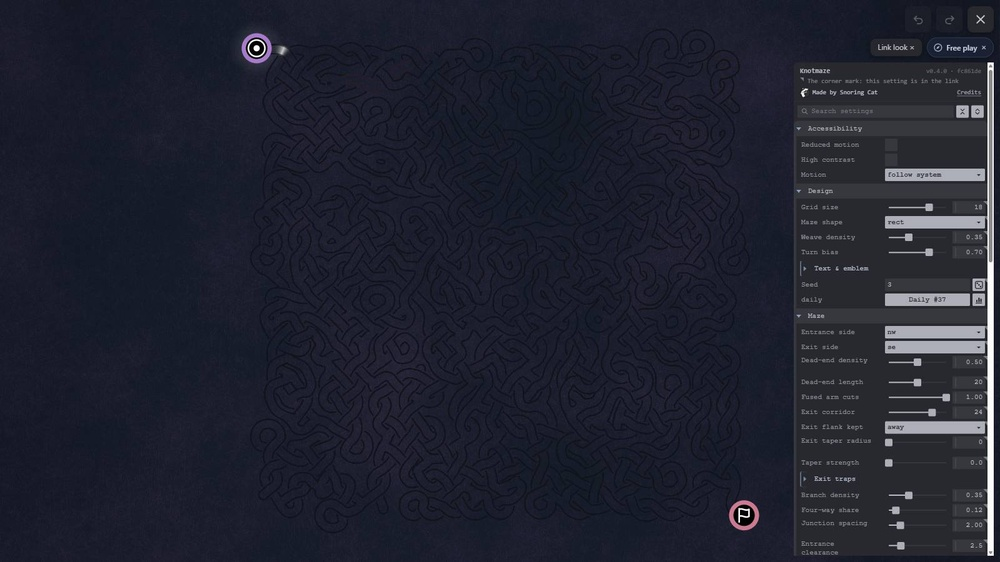
#> input picture .claude/probes/K1444/g2_64.jpg, 1000 x 562 px, shrunk from 1600 x 900 before the run
$ python census.py ../K1444/g2_50.jpg ../K1444/g2_64.jpg out.png
#> lines starting #> are read from the running program, lines starting #| are printed output that depends on the picture; after the words box and inside, x2 and y2 are one past the last pixel; in counts of white or black regions, pixels touching at a corner belong together
# K1551 (Muse batch 27 Run L): a detector of rp=gf's corner fault kinds that reads a frame.
#   python census.py <sites.json> <gf.png> [out.tsv]
# Per site (junction j<n> / fused tail end t<n>s|e from cap.mjs's sites.json) it writes one TSV row:
#   site x y W wedge wedgeF notch notchF sliver sliverF thin thinF bstub bstubF
# where each kind has a NUMBER (its measure, below) and a FLAG (1 = measure at/over THRESH[kind]).
# Kinds follow the eye classes of .claude/probes/K1482/classes_master.txt, grouped as the brief groups
# them: wedge, notch, sliver, thin (dot/tick/dash), bstub (break/stub). Thresholds in THRESH were set
# on the ODD-numbered sites of link A on build 0007c8df and are reported against the EVEN ones in
# calib.py's output (kept beside this file); a kind whose even-site check failed the brief's bar
# (flags under half its kind, or more clean sites than faulted ones) is left out of the census:
# its THRESH is None, its flag is always 0, and the run's handoff says so.
#
# Measures (numpy + PIL only; the frame's own stroke width first):
#   W:      the ink's stroke width from the frame itself: 2 x the median chamfer distance-to-page
#           over ridge px (local maxima of that distance). The plain mode of local thickness is 2 px
#           on any stroke (edge px dominate), so the ridge median is the width a stroke actually has.
#   wedge:  the widest inscribed disc in ink within R of the site, in strokes: 2*maxDT / W.
#           A filled angle between two strokes is locally much thicker than one stroke (~1.5+).
#   thin:   specks.py's residue: ink px a 3x3 opening removes within R (dots, ticks, dashes are
#           thinner than a stroke; a real stroke survives). speck2 within R rides along in the TSV
#           as thin2 for the calibration record.
#   sliver: narrow page channels: page-ridge px (local maxima of distance-to-ink) within 22 px of
#           the site whose distance-to-ink is 0.8..0.45*W - the centreline length of a page strip
#           narrower than a stroke, pinched between two strokes. (First tried: enclosed page holes
#           narrower than a stroke; most labelled slivers are open wedges, not enclosed eyes, and
#           1-px pinholes fire on clean sites too - that measure caught 6/16 even sites at 6 clean.
#           Enclosed-hole px are still recorded as sliverPx.)
#   notch:  a 5x5 closing's added px within R that are NOT enclosed holes: page the closing fills
#           along a stroke's open edge - a bite out of the edge (a wedge's fill is ink already,
#           a sliver's eye is enclosed, so neither is counted here). Also tried: the ridge
#           distance's dip along arms in an 8..24 px annulus (labelled sites read 0). Both miss.
#   bstub:  ink tips within R (ink px with exactly one ink neighbour): a stroke that stops short
#           (break) or a short spur (stub) ends in a tip inside the window; arms leave the window.
import json, sys
import numpy as np
from PIL import Image

THR_INK = 24          # specks.py's stroke cut: border stroke ~20, page >= 26 inside the knot
R = 30                # site window half-size, device px (specks.py uses 28)
THRESH = {"wedge": 1.85, "notch": None, "sliver": 12, "thin": 12, "bstub": None}  # calib.py, odd sites


def chamfer_dt(m):
    """Distance (px, 1 / sqrt(2) chamfer) from every True px to the nearest False px."""
    d = np.where(m, 1e9, 0.0).astype(np.float64)
    H, Wd = d.shape
    S = np.sqrt(2.0)
    for y in range(H):
        row = d[y]
        if y:
            up = d[y - 1]
            row = np.minimum(row, up + 1.0)
            row[1:] = np.minimum(row[1:], up[:-1] + S)
            row[:-1] = np.minimum(row[:-1], up[1:] + S)
        row[1:] = np.minimum(row[1:], row[:-1] + 1.0)
        d[y] = row
    for y in range(H - 1, -1, -1):
        row = d[y]
        if y < H - 1:
            dn = d[y + 1]
            row = np.minimum(row, dn + 1.0)
            row[1:] = np.minimum(row[1:], dn[:-1] + S)
            row[:-1] = np.minimum(row[:-1], dn[1:] + S)
        row[:-1] = np.minimum(row[:-1], row[1:] + 1.0)
        d[y] = row
    return d


def opening(m, k):
    H, Wd = m.shape
    er = np.ones((H - k + 1, Wd - k + 1), bool)
    for dy in range(k):
        for dx in range(k):
            er &= m[dy:H - k + 1 + dy, dx:Wd - k + 1 + dx]
    di = np.zeros_like(m)
    for dy in range(k):
        for dx in range(k):
            di[dy:H - k + 1 + dy, dx:Wd - k + 1 + dx] |= er
    return di


def morph(m, k, fn):
    """Binary dilation (fn=any) / erosion (fn=all) with a k x k square, zero-padded."""
    p = np.pad(m, k // 2)
    out = None
    for dy in range(k):
        for dx in range(k):
            v = p[dy:dy + m.shape[0], dx:dx + m.shape[1]]
            out = v.copy() if out is None else (out | v if fn == "dil" else out & v)
    return out


def holes_in(win_bg):
    """Page px of this window that the window border cannot reach through page (= enclosed)."""
    reach = np.zeros_like(win_bg)
    reach[0, :] = win_bg[0, :]; reach[-1, :] = win_bg[-1, :]
    reach[:, 0] = win_bg[:, 0]; reach[:, -1] = win_bg[:, -1]
    while True:
        grown = reach.copy()
        grown[1:, :] |= reach[:-1, :]; grown[:-1, :] |= reach[1:, :]
        grown[:, 1:] |= reach[:, :-1]; grown[:, :-1] |= reach[:, 1:]
        grown &= win_bg
        if (grown == reach).all():
            return win_bg & ~reach
        reach = grown


def main():
    sites_path, frame_path = sys.argv[1], sys.argv[2]
    out_path = sys.argv[3] if len(sys.argv) > 3 else None
    L = np.asarray(Image.open(frame_path).convert("L")).astype(np.int16)
    M = L <= THR_INK
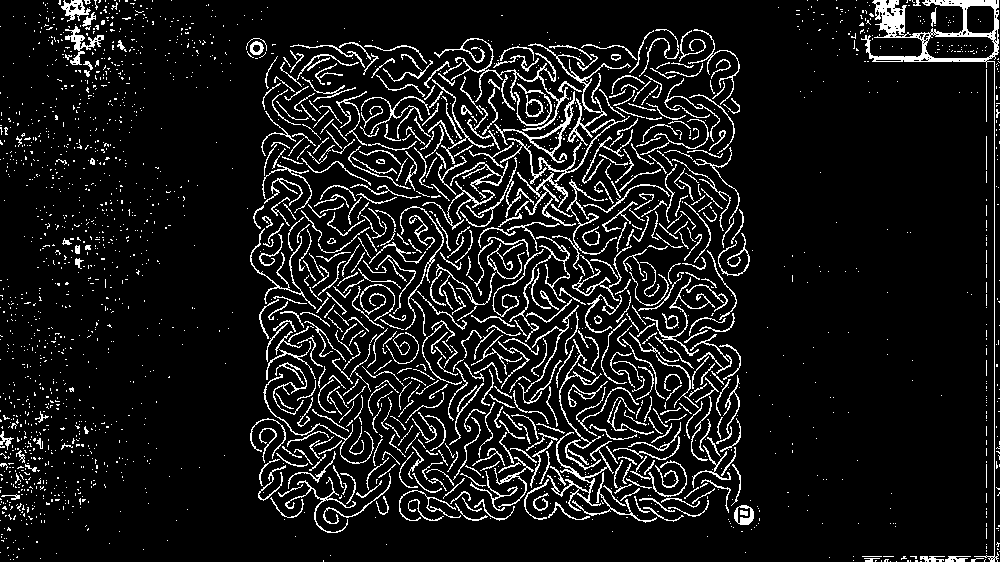
#> M: shape (562, 1000) bool; 9.6% white in thin lines or dots
    dt_ink = chamfer_dt(M)          # at ink px: distance to page; at page px: 0
#> in chamfer_dt, `d = np.where(m, 1e9, 0.0).astype(np.float64)`: d: shape (562, 1000) float64; values 0 (black) and 1e+09 (white), 9.6% white in thin lines or dots
#> after the loop in chamfer_dt, `for y in range(H):`: d: shape (562, 1000) float64; min 0, max 1e+09, mean 457295.5
#> after the loop in chamfer_dt, `for y in range(H - 1, -1, -1):`:
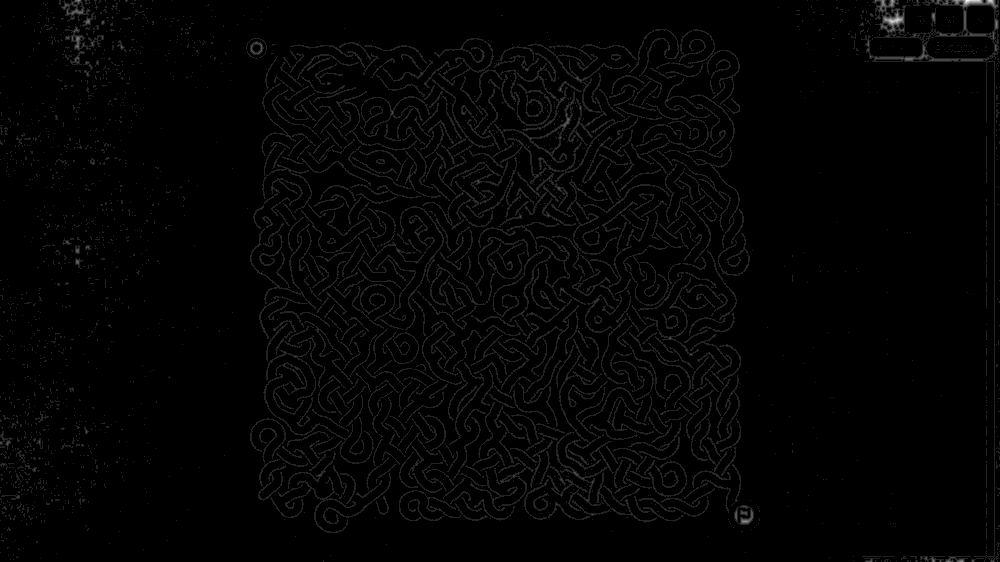
#> d: shape (562, 1000) float64; min 0, max 7.24, mean 0.102; drawn with min black and max white
    dt_bg = chamfer_dt(~M)          # at page px: distance to ink
#> in chamfer_dt (call 2), `d = np.where(m, 1e9, 0.0).astype(np.float64)`: d: shape (562, 1000) float64; values 0 (black) and 1e+09 (white), 90.4% white; black in thin lines or dots
#> in chamfer_dt (call 2), `d = np.where(m, 1e9, 0.0).astype(np.float64)`: m: shape (562, 1000) bool; 90.4% white; black in thin lines or dots
#> after the loop in chamfer_dt (call 2), `for y in range(H - 1, -1, -1):`:
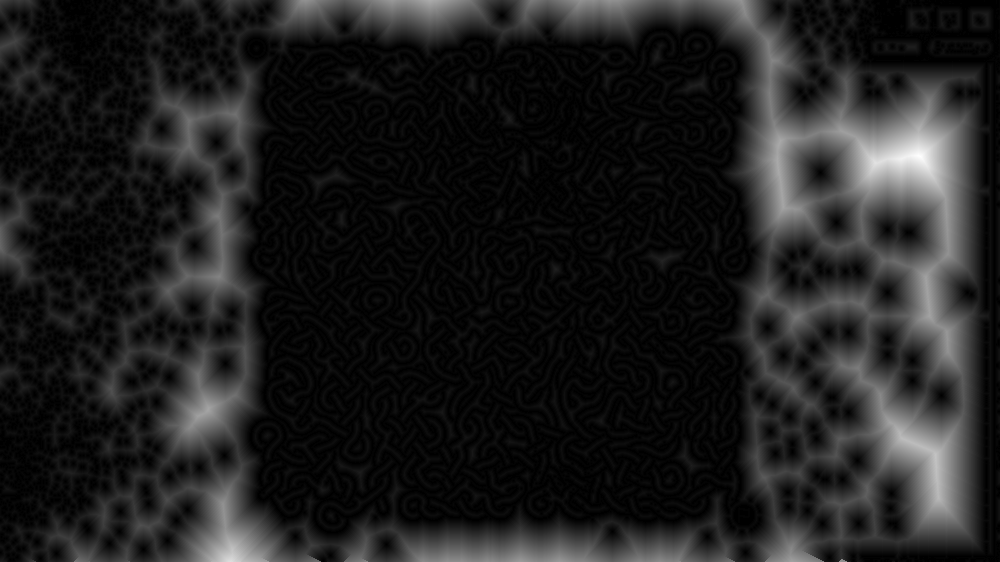
#> d: shape (562, 1000) float64; min 0, max 80.14, mean 9.9; drawn with min black and max white
    mx = np.maximum.reduce([np.roll(np.roll(dt_ink, dy, 0), dx, 1)
                            for dy in (-1, 0, 1) for dx in (-1, 0, 1)])
    ridge = M & (dt_ink >= mx - 1e-9) & (dt_ink > 1.2)
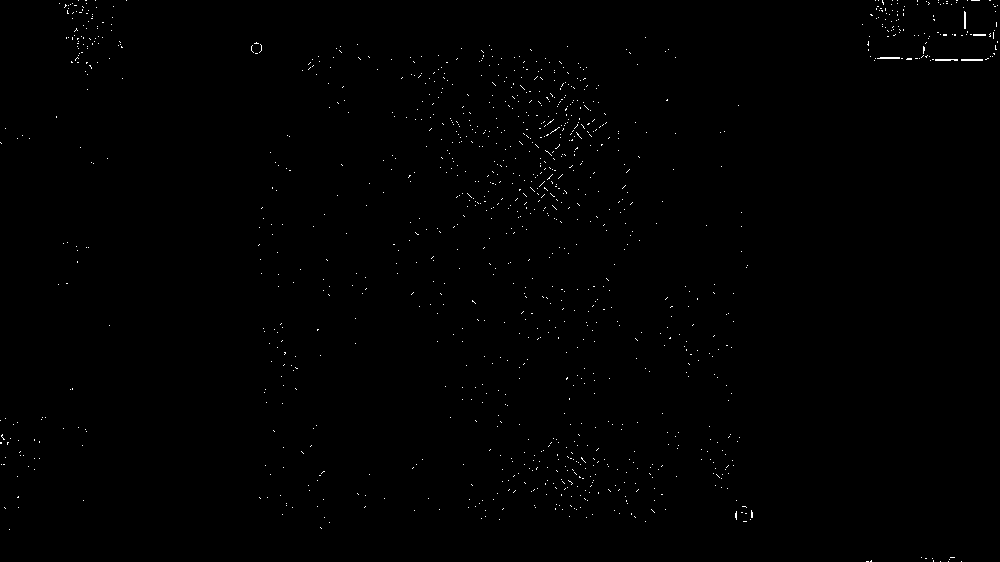
#> ridge: shape (562, 1000) bool; 0.37% white in thin lines or dots
    W = 2.0 * float(np.median(dt_ink[ridge])) if ridge.any() else 6.0
#> W = 2.83
    S2 = M & ~opening(M, 2)
#> after the loop in opening, `for dy in range(k):`: er: shape (561, 999) bool; 1.9% white in thin lines or dots
#> after the loop in opening, `for dy in range(k):`: di: shape (562, 1000) bool; 5.1% white in thin lines or dots
#> S2: shape (562, 1000) bool; 4.5% white in thin lines or dots
    S3 = M & ~opening(M, 3)
#> after the loop in opening (call 2), `for dy in range(k):`: er: shape (560, 998) bool; 0.26% white; 132 white regions (117 under 20 px), largest, box (x1, y1, x2, y2) and area: (882, 8, 903, 31) 215, (951, 0, 997, 7) 171, (874, 44, 927, 60) 129
#> after the loop in opening (call 2), `for dy in range(k):`: di: shape (562, 1000) bool; 0.69% white; 115 white regions (76 under 20 px), largest, box (x1, y1, x2, y2) and area: (876, 0, 905, 33) 602, (951, 0, 999, 9) 301, (874, 44, 929, 62) 281
#> S3: shape (562, 1000) bool; 8.9% white in thin lines or dots
    closed_add = morph(morph(M, 5, "dil"), 5, "ero") & ~M
#> in morph, `p = np.pad(m, k // 2)`: p: shape (566, 1004) bool; 9.5% white in thin lines or dots
#> after the loop in morph, `for dy in range(k):`:
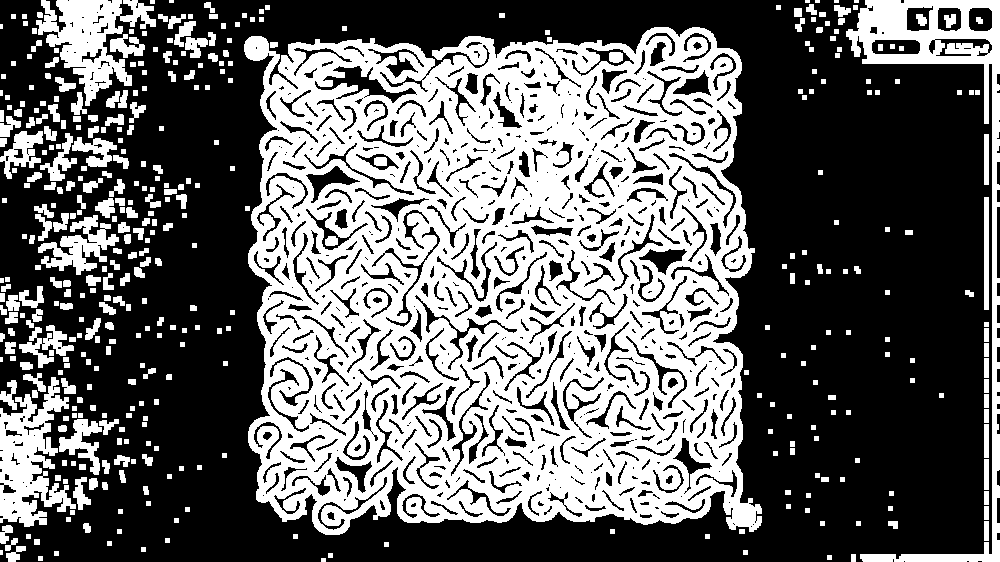
#> out: shape (562, 1000) bool; 41.1% white; 416 white regions (9 under 20 px), largest, box (x1, y1, x2, y2) and area: (244, 27, 762, 535) 181065, (846, 0, 1000, 562) 10977, (0, 377, 76, 527) 5786
#> call 2 of morph, with k = 5, fn = 'ero'
#> in morph (call 2), `p = np.pad(m, k // 2)`: p: shape (566, 1004) bool; 40.7% white; 416 white regions (9 under 20 px), largest, box (x1, y1, x2, y2) and area: (246, 29, 764, 537) 181065, (848, 2, 1002, 564) 10977, (2, 379, 78, 529) 5786
#> after the loop in morph (call 2), `for dy in range(k):`:
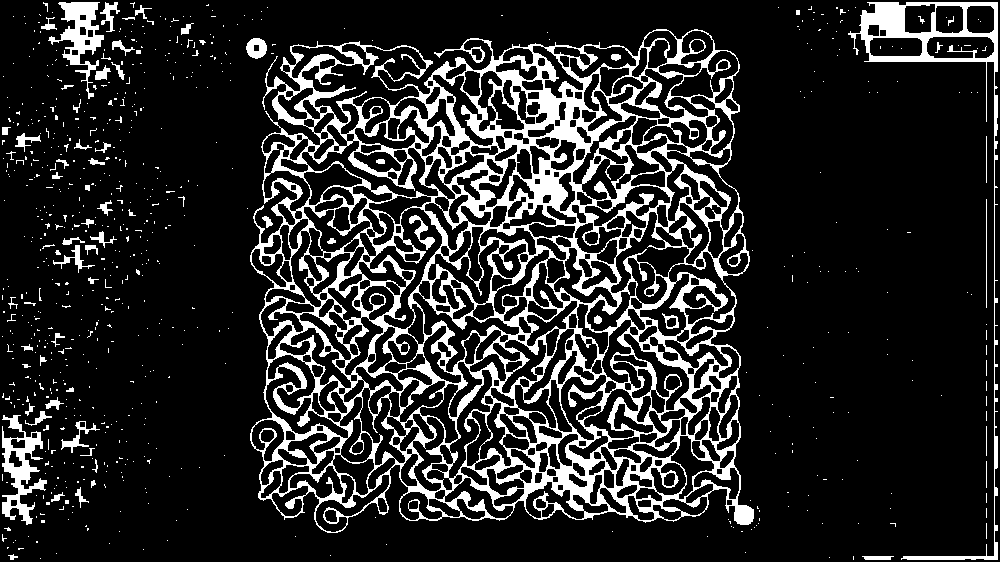
#> out: shape (562, 1000) bool; 15.9% white; 710 white regions (639 under 20 px), largest, box (x1, y1, x2, y2) and area: (250, 29, 754, 533) 73866, (848, 2, 998, 560) 4955, (2, 415, 47, 525) 1951
#> closed_add: shape (562, 1000) bool; 6.4% white in thin lines or dots
    nb = np.zeros_like(M, dtype=np.int16)
    for dy in (-1, 0, 1):
        for dx in (-1, 0, 1):
            if dy or dx:
                nb += np.roll(np.roll(M, dy, 0), dx, 1)
    tips = M & (nb == 1)
#> tips: shape (562, 1000) bool; 0.27% white in thin lines or dots
    bgmx = np.maximum.reduce([np.roll(np.roll(dt_bg, dy, 0), dx, 1)
                              for dy in (-1, 0, 1) for dx in (-1, 0, 1)])
    bgridge = (~M) & (dt_bg >= bgmx - 1e-9)
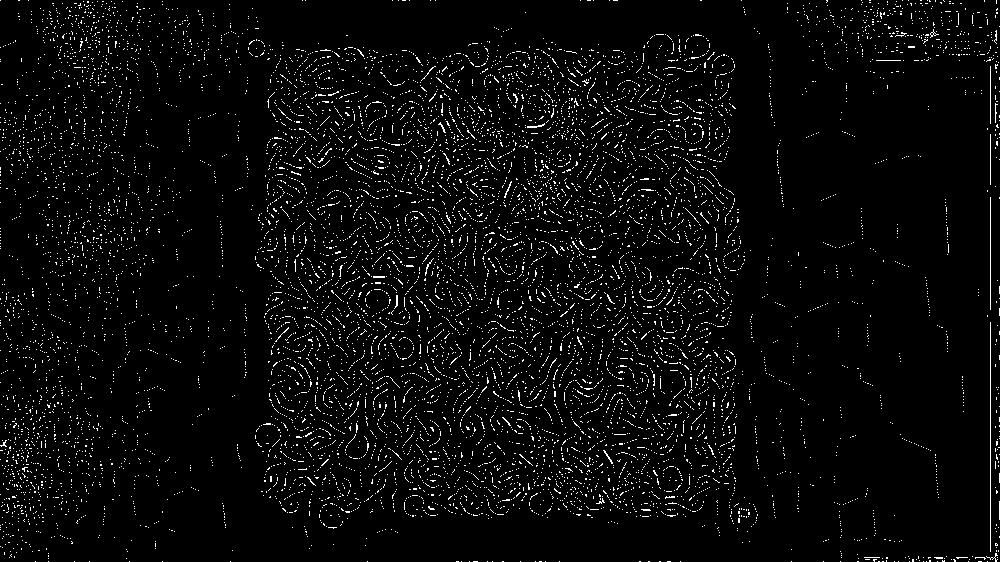
#> bgridge: shape (562, 1000) bool; 3.7% white in thin lines or dots
#> (the run stopped early here; a loop or call above may not have finished)

$ run again, on .claude/probes/K1444/live_fill_A.png
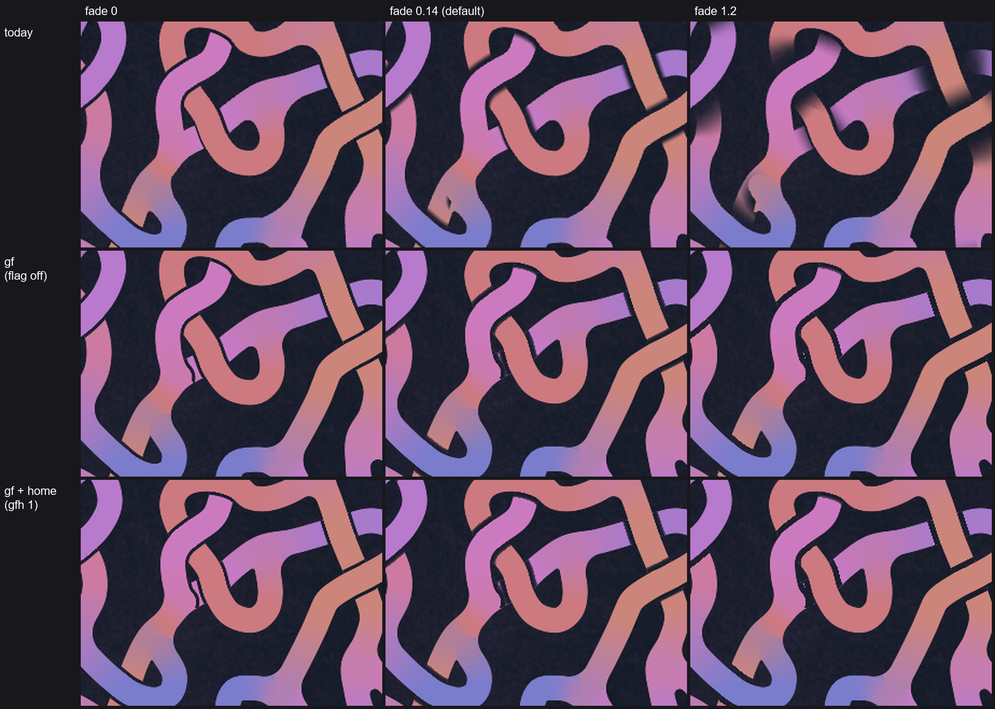
#> input picture .claude/probes/K1444/live_fill_A.png, 995 x 709 px, shrunk from 1848 x 1318 before the run
#> M: shape (709, 995) bool; 12.7% white; 3923 white regions (3921 under 20 px), largest, box (x1, y1, x2, y2) and area: (0, 0, 995, 709) 80956, (912, 442, 918, 464) 22
#> after the loop in chamfer_dt (call 2), `for y in range(H - 1, -1, -1):`:
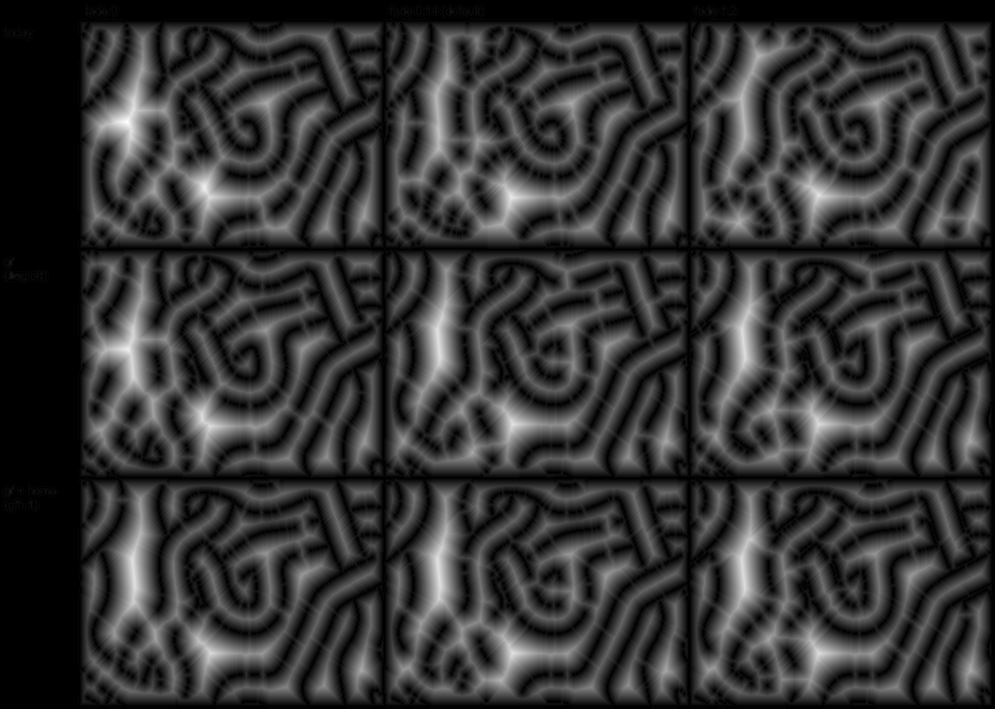
#> d: shape (709, 995) float64; min 0, max 37.04, mean 7.6; drawn with min black and max white
#> ridge: shape (709, 995) bool; 0.14% white in thin lines or dots
#> W = 38
#> S2: shape (709, 995) bool; 2% white in thin lines or dots
#> S3: shape (709, 995) bool; 2.5% white in thin lines or dots
#> p: shape (713, 999) bool; 12.6% white; 3923 white regions (3921 under 20 px), largest, box (x1, y1, x2, y2) and area: (2, 2, 997, 711) 80956, (914, 444, 920, 466) 22
#> p: shape (713, 999) bool; 27.6% white; 471 white regions, largest, box (x1, y1, x2, y2) and area: (2, 2, 997, 711) 134243, (911, 269, 983, 393) 1448, (267, 270, 349, 411) 1377
#> closed_add: shape (709, 995) bool; 1.1% white in thin lines or dots
#> tips: shape (709, 995) bool; 0.55% white in thin lines or dots
#> in main, `bgridge = (~M) & (dt_bg >= bgmx - 1e-9)`:
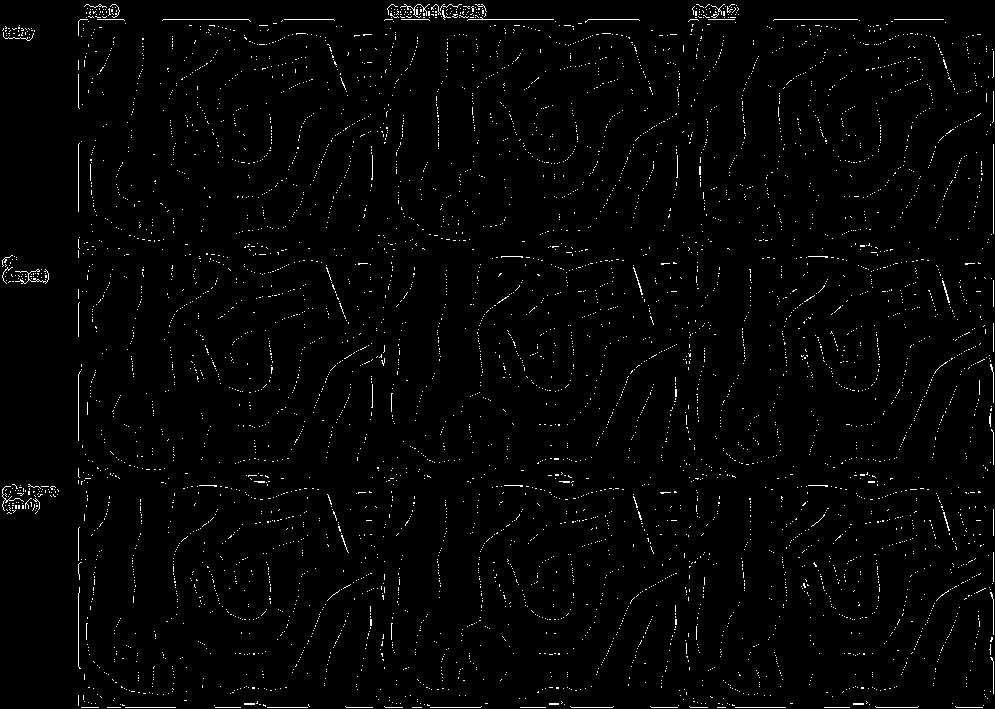
#> bgridge: shape (709, 995) bool; 1.7% white in thin lines or dots
